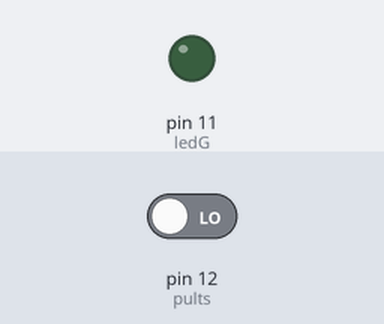
A sketch run on a simulated Arduino Uno, built with avr-gcc and run on an emulated ATmega328P. On the bench: output pins drawn as LEDs (lit = HIGH). The test bench sets the inputs (shaded band); at power-on: pin 12 (pults) LOW.

Above: at 2.8 s.
2.9 s: pin 12 (pults) driven HIGH
At 3.4 s:
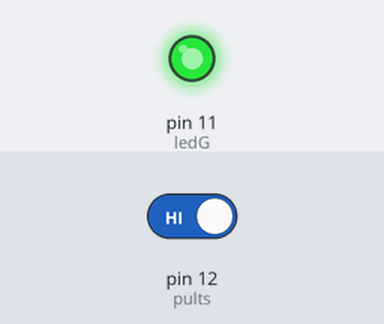
4.5 s: pin 12 (pults) driven LOW
At 5.8 s:
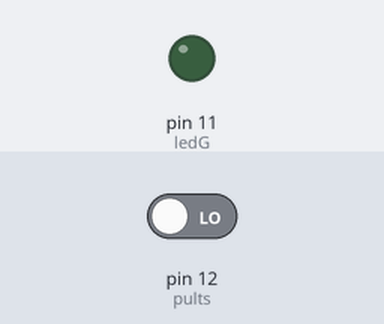
Timing chart, 0 to 7.5 s (numbered marks = the images above; inputs shaded):
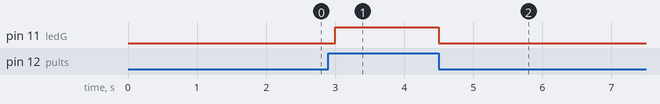

The sketch:

B1.ino
```cpp
int ledG=11;
int pults=12;
int pultsegoera=0;
void setup(){
pinMode(ledG, OUTPUT);
pinMode(pults, INPUT);
}
void loop (){
pultsegoera=digitalRead(pults);
if (pultsegoera==HIGH){
digitalWrite(ledG,HIGH);}
else{
digitalWrite(ledG,LOW);
delay(1000);}
}
```

Measured:
- after the input at 2.9 s, pin 11 (ledG): LOW → HIGH after 0.10 s
- after the input at 4.5 s, pin 11 (ledG): HIGH → LOW at once
